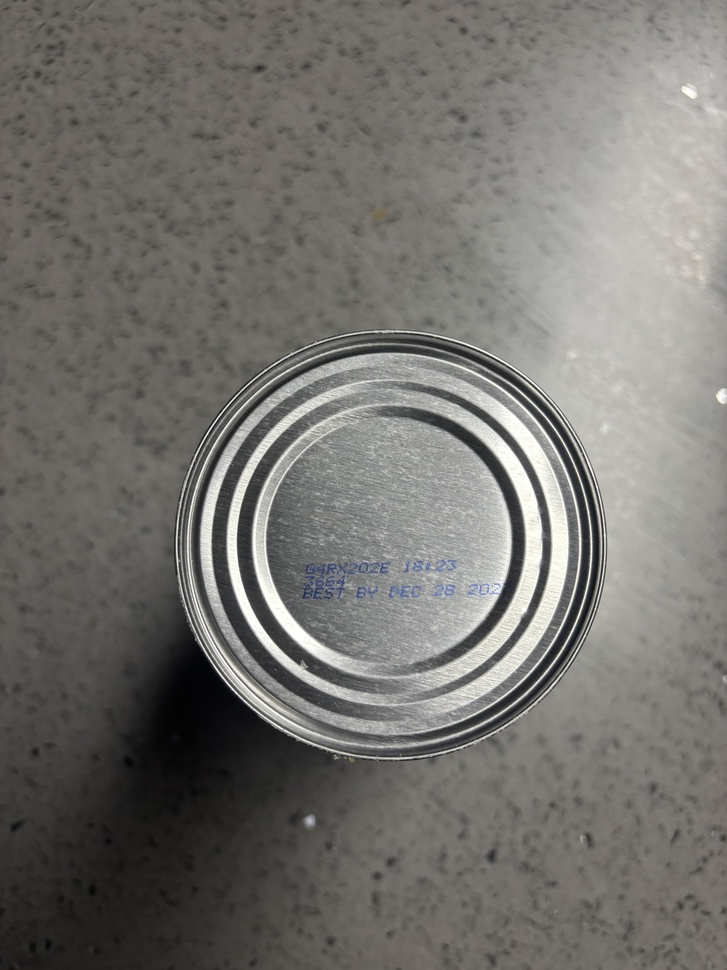
#> input picture CircleDetection/can.jpg, 727 x 970 px, shrunk from 4284 x 5712 before the run
$ python main.py can.jpg
#> lines starting #> are read from the running program, lines starting #| are printed output that depends on the picture; after the words box and inside, x2 and y2 are one past the last pixel; in counts of white or black regions, pixels touching at a corner belong together

import cv2
import numpy as np
import sys

# Function to process an input image

'''Code From Hackathon 2024 Group'''


def process_image(img):
    # Convert the image to grayscale
    gray = cv2.cvtColor(img, cv2.COLOR_BGR2GRAY)
    # Apply a blur to the grayscale image
    gray = cv2.blur(gray, (4, 4))
    # Apply a median blur to the grayscale image
    gray = cv2.medianBlur(gray, 3)
    gray = cv2.GaussianBlur(gray, (7, 7), 0)

    # [7 lines of commented-out code are left out]

    edges = cv2.Canny(gray, 30, 200)

    return edges


def detect_circles(processed_img):
    # Get the number of rows in the processed image
    rows = processed_img.shape[0]

    # Use HoughCircles to detect circles in the processed image
    circles = cv2.HoughCircles(processed_img, cv2.HOUGH_GRADIENT, dp=1, minDist=rows / 8, param1=100, param2=140)
    return circles


# Function to draw circles on an input image
def draw_circle(img, circles):
    # Check if any circles are detected
    if circles is not None:
        # Convert circle coordinates to integer
        circles = np.uint16(np.around(circles))
        print(circles)
        circles = sorted(circles[0, :], key=lambda x: x[2], reverse=True)
        circle = circles[0]
        center = (circle[0], circle[1])
        print(f"Center: {int(circle[0])}, {int(circle[1])} Radius: {circle[2]}")
        cv2.circle(img, center, 1, (0, 0, 255), 10)
        rad = circle[2]
        cv2.circle(img, center, rad, (0, 255, 0), 10)

        # [10 lines of commented-out code are left out]

    return img


def main():
    frame = cv2.imread(sys.argv[1])
#> frame is the input picture: shape (970, 727, 3); mean B, G, R 111.1, 115.3, 117.1
    process_frame = process_image(frame)
#> in process_image, `gray = cv2.GaussianBlur(gray, (7, 7), 0)`:
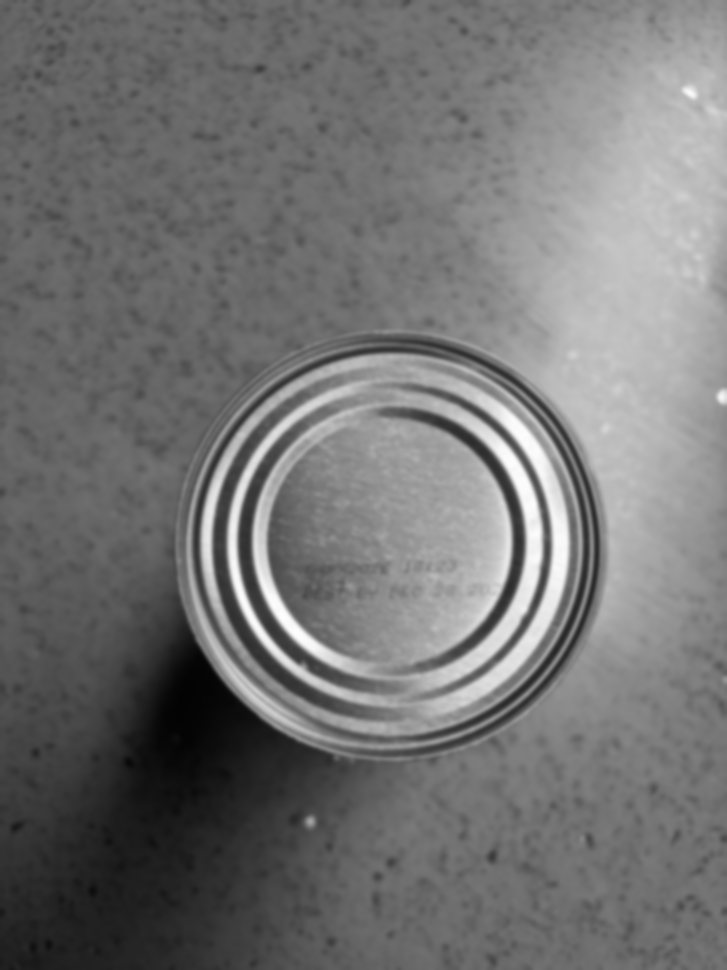
#> gray: shape (970, 727); min 3, max 254, mean 115.4
#> in process_image, `edges = cv2.Canny(gray, 30, 200)`:
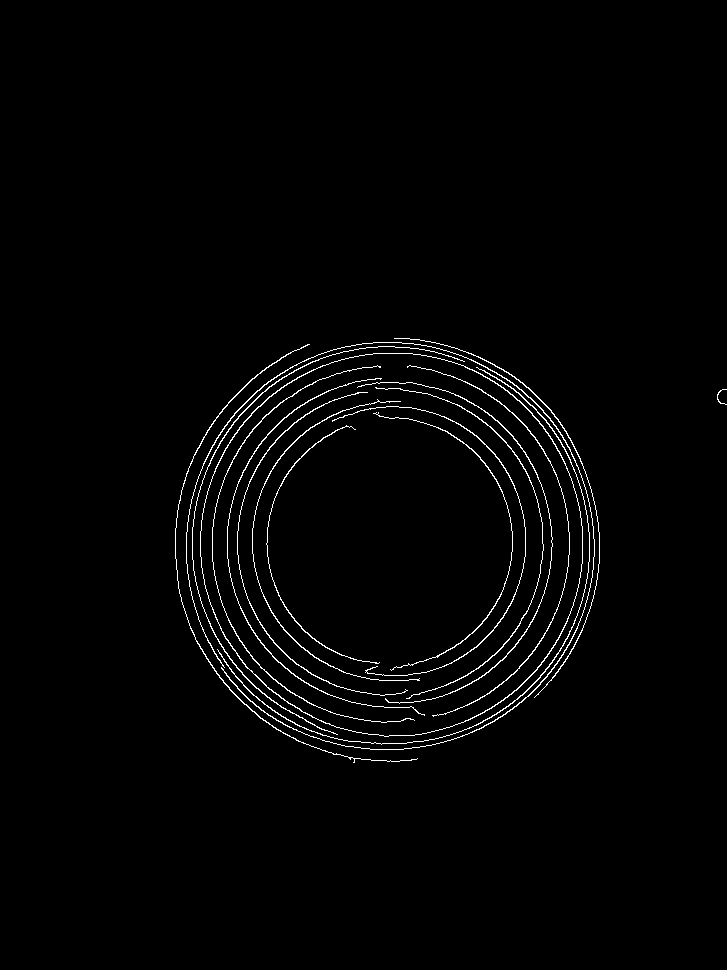
#> edges: shape (970, 727); 1.6% white in thin lines or dots, all inside (x1, y1, x2, y2) = (175, 338, 727, 763)
    cv2.imshow("Circles", process_frame)
    cv2.waitKey(0)
    circles = detect_circles(process_frame)
#> in detect_circles, `circles = cv2.HoughCircles(processed_img, cv2.HOUGH_GRADIENT, dp=1, mi..`: circles = [[387.5, 542.5, 201.7]]
#> circles = [[387.5, 542.5, 201.7]]
    img_with_circle = draw_circle(frame, circles)
#> in draw_circle, `circles = np.uint16(np.around(circles))`: circles = [[388, 542, 202]]
#| [[[388 542 202]]]
#> in draw_circle, `circle = circles[0]`: circle = [388, 542, 202]
#> in draw_circle, `center = (circle[0], circle[1])`: center = (388, 542)
#| Center: 388, 542 Radius: 202
#> in draw_circle, `cv2.circle(img, center, 1, (0, 0, 255), 10)`: img: shape (970, 727, 3); 0.02% of pixels changed, all inside (x1, y1, x2, y2) = (382, 536, 395, 549)
#> in draw_circle, `rad = circle[2]`: rad = 202
#> in draw_circle, `cv2.circle(img, center, rad, (0, 255, 0), 10)`:
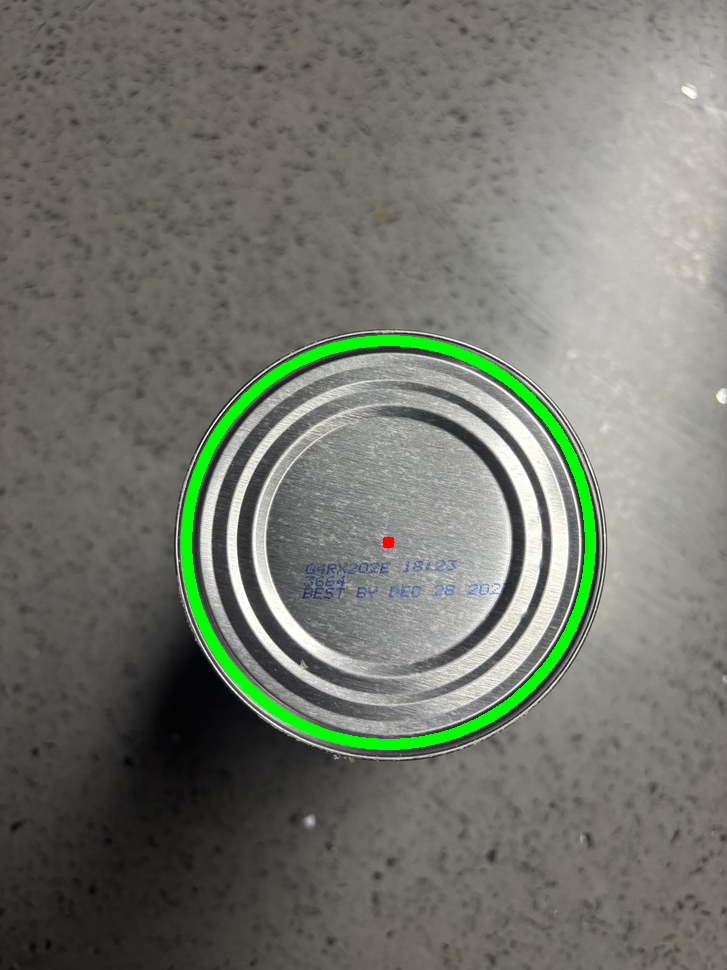
#> img: shape (970, 727, 3); mean B, G, R 108.9, 118.1, 114.9
    cv2.imshow("Circles", img_with_circle)
    cv2.waitKey(0)
    cv2.destroyAllWindows()


if __name__ == "__main__":
    main()
